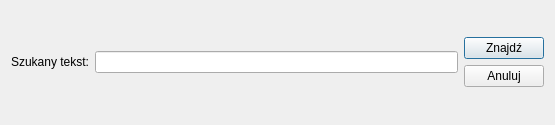
<?xml version="1.0" encoding="UTF-8"?>
<ui version="4.0">
 <class>Dialog_Search</class>
 <widget class="QDialog" name="Dialog_Search">
  <property name="geometry">
   <rect>
    <x>0</x>
    <y>0</y>
    <width>555</width>
    <height>125</height>
   </rect>
  </property>
  <property name="minimumSize">
   <size>
    <width>555</width>
    <height>125</height>
   </size>
  </property>
  <property name="maximumSize">
   <size>
    <width>555</width>
    <height>125</height>
   </size>
  </property>
  <property name="windowTitle">
   <string>Szukaj</string>
  </property>
  <property name="windowIcon">
   <iconset resource="../images/app-icon/app-icon.qrc">
    <normaloff>:/images/app-icon/dex-icon-512x512.png</normaloff>:/images/app-icon/dex-icon-512x512.png</iconset>
  </property>
  <layout class="QVBoxLayout" name="verticalLayout_2">
   <item>
    <layout class="QHBoxLayout" name="horizontalLayout_2">
     <item>
      <layout class="QHBoxLayout" name="horizontalLayout">
       <item>
        <widget class="QLabel" name="label">
         <property name="text">
          <string>Szukany tekst:</string>
         </property>
        </widget>
       </item>
       <item>
        <widget class="QLineEdit" name="lineEdit_Search_Text"/>
       </item>
      </layout>
     </item>
     <item>
      <layout class="QVBoxLayout" name="verticalLayout">
       <item>
        <widget class="QPushButton" name="pushButton_Search">
         <property name="text">
          <string>Znajdź</string>
         </property>
        </widget>
       </item>
       <item>
        <widget class="QPushButton" name="pushButton_Clear">
         <property name="text">
          <string>Anuluj</string>
         </property>
        </widget>
       </item>
      </layout>
     </item>
    </layout>
   </item>
  </layout>
 </widget>
 <resources>
  <include location="../images/app-icon/app-icon.qrc"/>
 </resources>
 <connections/>
</ui>
